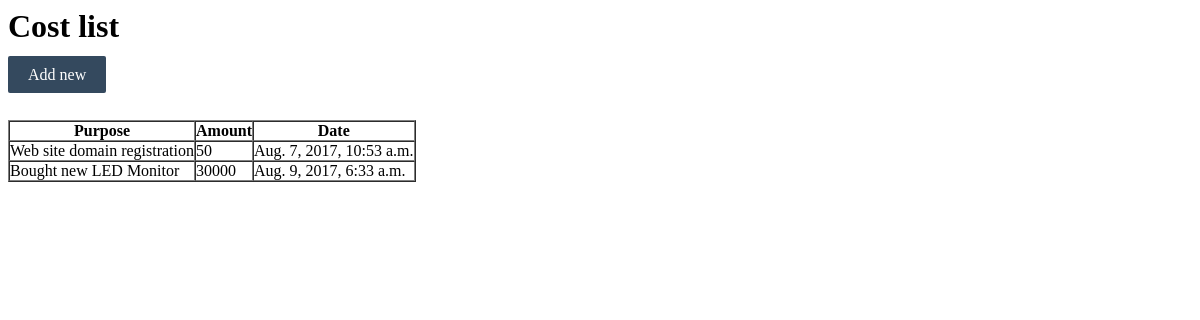
The page /cost/expenses/ on the database as committed earlier.
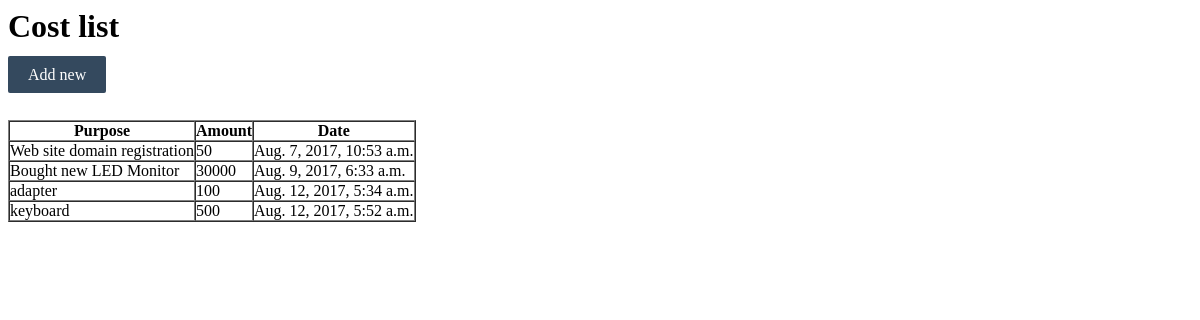
The same page on the database as committed later.
### cost/models.py (models this page shows, shortened)
class Expense(models.Model):
    amount = models.IntegerField()
    purpose = models.CharField(max_length=250)
    date = models.DateTimeField(auto_now_add=True)

### cost/views.py (the view)
def expense(request):
    all_expens = Expense.objects.all()
    return render(request, 'cost/expense.html', {'expenses':all_expens})

### templates/cost/expense.html (shortened to what this page needs)
<h1>Cost list</h1>
<a href="{% url 'add-expense' %}" class="btn">Add new</a><br>
<table border="1" cellpadding="0" cellspacing="0">
    <tr>
        <th>Purpose</th>
        <th>Amount</th>
        <th>Date</th>
    </tr>
    {% for expense in expenses %}
    <tr>
        <td>{{ expense.purpose }}</td>
        <td>{{ expense.amount }}</td>
        <td>{{ expense.date }}</td>
    </tr>
    {% endfor %}
</table>

### templates/cost/expense.html (style rules this page uses)
.btn { text-decoration: none; padding: 10px 20px; border-radius: 2px; background-color: #34495e; color: #fff; }

Rows that differ between the two databases and show on the page:
added Expense: purpose "adapter", amount "100", date "Aug. 12, 2017, 5:34 a.m."
added Expense: purpose "keyboard", amount "500", date "Aug. 12, 2017, 5:52 a.m."
